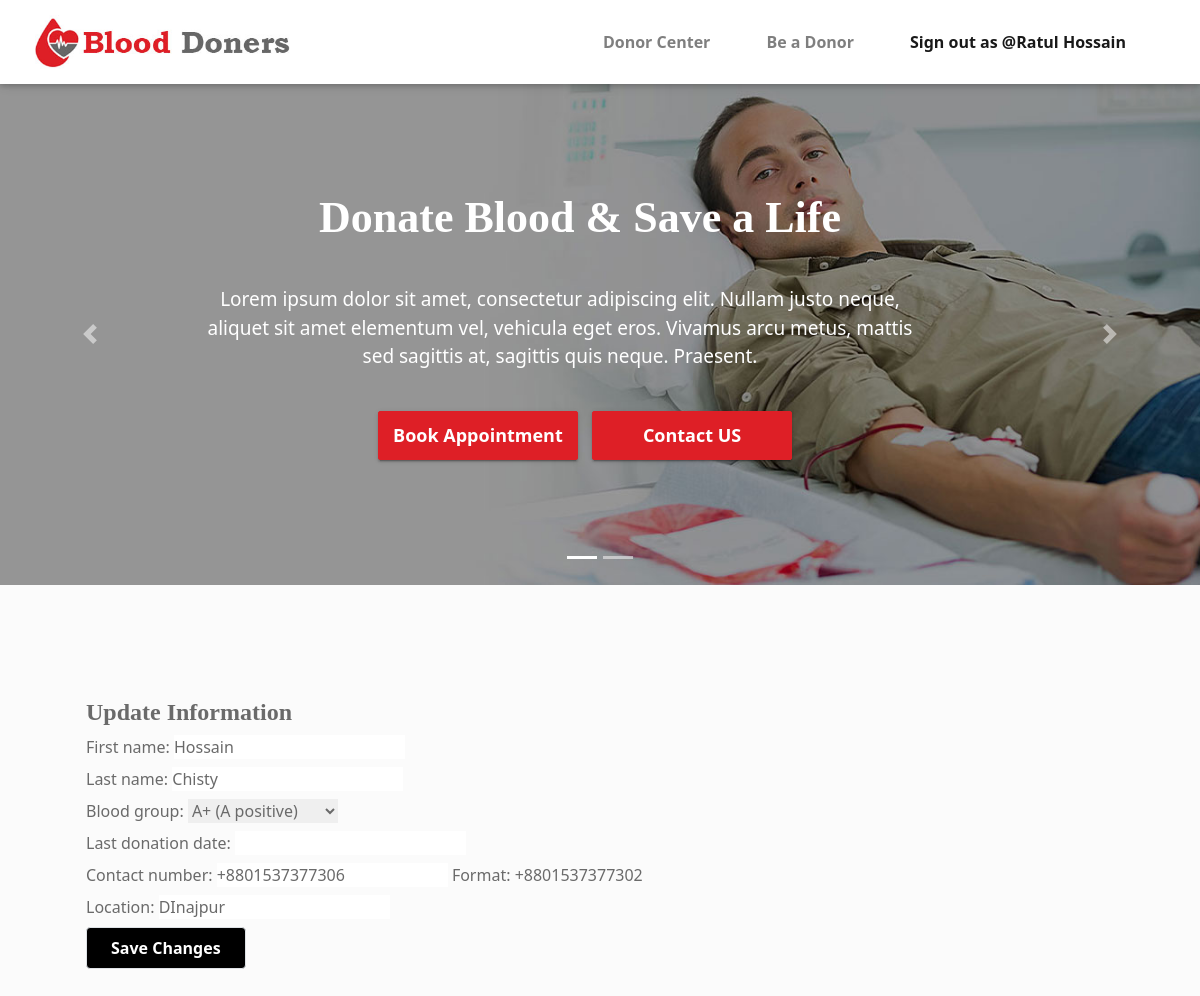
/doner_update/1 (signed in), run on the app's committed database.
### core/models.py (models this page shows, shortened)
class User(AbstractUser):
    username = None
    USERNAME_FIELD = "email"
    REQUIRED_FIELDS = []
    email = models.EmailField("email address", blank=False, null=False, unique=True)
    objects = UserManager()
    class Meta:
        verbose_name = _("user")
        verbose_name_plural = _("users")
        ordering = ("email",)

class Donor(models.Model):
    user = models.OneToOneField(
        settings.AUTH_USER_MODEL, on_delete=models.CASCADE, related_name="donor"
    )
    first_name = models.CharField(max_length=30, blank=False, null=False)
    last_name = models.CharField(max_length=30, blank=False, null=False)
    GENDER_CHOICES = {("male", "Male"), ("female", "Female"), ("other", "Other")}
    gender = models.CharField(
        max_length=10, null=True, blank=True, choices=GENDER_CHOICES
    )
    photo = models.ImageField(null=True, blank=True)
    contact_number = PhoneNumberField()
    contact_number.help_text = "Format: +8801537377302"
    blood_group = models.CharField(max_length=20, choices=BLOOD_GROUP)
    date_of_birth = models.DateField(
        blank=False, null=False, help_text="Format: YYYY-MM-DD"
    )
    last_donation_date = models.DateField(null=True, blank=True)
    location = models.CharField(max_length=200)
    class Meta:
        verbose_name = _("Donor")
        verbose_name_plural = _("Donors")

### core/views.py (the view)
# urls.py: path("doner_update/<int:pk>", DonorUpdateView.as_view(), name="doner_update"),
class DonorUpdateView(UpdateView):
    model = Donor
    template_name = "donor_update.html"
    fields = [
        "first_name",
        "last_name",
        "blood_group",
        "last_donation_date",
        "contact_number",
        "location",
    ]
    success_url = reverse_lazy("doners_list")
    redirect_field_name = "/sign_in/"
    login_url = "/sign_in/"

### templates/donor_update.html (shortened to what this page needs)
{% include 'navbar.html' %}
{% load tailwind_filters %}
{% block body %}
<link href="https://cdn.jsdelivr.net/npm/tailwindcss/dist/tailwind.min.css" rel="stylesheet">
    {% include '_css.html' %}
    <body class="antialiased font-sans bg-gray-200">
    <div class="container mx-auto px-2 sm:px-8">
        <div class="py-8">
            <div class="container">
                <div class="py-8 m-5">
                <h2 class="text-2xl font-semibold leading-tight">Update Information</h2>
                     <form  method="post">
                        {{form|crispy}}
                        <button type="submit" class="bg-black text-white font-semibold hover:text-black py-2 px-4 border border-blue-500 rounded">
                        Save Changes
                        </button>
                    </form>
                </div>
            </div>
        </div>
    </div>
</body>
{% endblock body %}

### templates/navbar.html (shortened to what this page needs)
{% load static %}
    <header class="continer-fluid">
            <div id="menu-jk" class="header-bottom">
                <div class="container">
                    <div class="row nav-row">
                        <div class="col-md-3 logo">
                            <img src="{% static 'assets/images/logo.jpg' %}" alt="">
                        </div>
                        <div class="col-md-9 nav-col">
                            <nav class="navbar navbar-expand-lg navbar-light">
                                <div class="collapse navbar-collapse" id="navbarNav">
                                    <ul class="navbar-nav">
                                        {% if request.user.is_authenticated %}
                                            <li class="nav-item">
                                                <a class="nav-link" href="{% url 'doners_list' %}">Donor Center</a>
                                            </li>
                                            <li class="nav-item">
                                                <a class="nav-link" href="{% url 'doners' %}">Be a Donor</a>
                                            </li>
                                            <li class="nav-item active">
                                                <a class="nav-link" href="{% url 'sign_out' %}">Sign out as @{{request.user.donor.first_name}} {{request.user.donor.last_name}}</a>
                                            </li>
                                        {% endif %}
                                    </ul>
                                </div>
                            </nav>
                        </div>
                    </div>
                </div>
            </div>
        </header>
    <div class="slider-detail">
        <div id="carouselExampleIndicators" class="carousel slide" data-ride="carousel">
            <ol class="carousel-indicators">
                <li data-target="#carouselExampleIndicators" data-slide-to="0" class="active"></li>
                <li data-target="#carouselExampleIndicators" data-slide-to="1"></li>
            </ol>
            <div class="carousel-inner">
                <div class="carousel-item active">
                    <img class="d-block w-100" src="{% static 'assets/images/slider/slide-02.jpg' %}" alt="First slide">
                    <div class="carousel-caption d-none d-md-block">
                        <h5 class=" bounceInDown">Donate Blood & Save a Life</h5>
                        <p class=" bounceInLeft">Lorem ipsum dolor sit amet, consectetur adipiscing elit. Nullam justo neque, <br>
                            aliquet sit amet elementum vel, vehicula eget eros. Vivamus arcu metus, mattis <br>
                            sed sagittis at, sagittis quis neque. Praesent.</p>
                        <div class=" vbh">
                            <div class="btn btn-success  bounceInUp"> Book Appointment </div>
                            <div class="btn btn-success  bounceInUp"> Contact US </div>
                        </div>
                    </div>
                </div>
            </div>
            <a class="carousel-control-prev" href="#carouselExampleIndicators" role="button" data-slide="prev">
                <span class="carousel-control-prev-icon" aria-hidden="true"></span>
            </a>
            <a class="carousel-control-next" href="#carouselExampleIndicators" role="button" data-slide="next">
                <span class="carousel-control-next-icon" aria-hidden="true"></span>
            </a>
        </div>
    </div>

### static/assets/css/style.css (style rules this page uses)
* { margin: 0px; padding: 0px; list-style: none; }
img { max-width: 100%; }
a { text-decoration: none; outline: none; color: #444; }
ul { margin-bottom: 0; padding-left: 0; }
a:hover, a:focus, input, textarea { text-decoration: none; outline: none; }
html, body { height: 100%; }
p { margin-bottom: 0px; width: 100%; }
::placeholder { color: #747f8a !important; font-size: 13px; opacity: .5 !important; }
h1, h2, h3, h4, h5, h6 { font-family: montserrat; }
body { background-color: #f1f1f145 !important; font-family: 'Merriweather', serif; color: #6A6A6A; overflow-x: hidden; }
.btn-success { background-color: #de1f26; border-color: #de1f26; }
.btn { box-shadow: 0 3px 1px -2px rgba(0, 0, 0, 0.2), 0 2px 2px 0 rgba(0, 0, 0, 0.14), 0 1px 5px 0 rgba(0, 0, 0, 0.12); border-radius: 2px; }
.container { max-width: 1170px; }
header { box-shadow: 0 2px 5px 0 rgba(0, 0, 0, 0.16), 0 2px 10px 0 rgba(0, 0, 0, 0.12); }
header .header-bottom { background-color: #FFF; }
header .header-bottom .navbar { float: right; }
header .header-bottom img { margin-top: 15px; }
header .nav-col .navbar-nav li { padding: 14px 20px; font-weight: 600; }
.scroll-to-fixed-fixed { background-color: #FFF; box-shadow: 0 2px 5px 0 rgba(0, 0, 0, 0.16), 0 2px 10px 0 rgba(0, 0, 0, 0.12); }
.slider-detail .carousel-caption { text-align: left; bottom: 90px; bottom: 105px; }
.slider-detail .carousel-caption h5 { font-size: 44px; margin-left: -40px; font-weight: 600; text-align: center; }
.slider-detail .carousel-caption p { margin-left: -40px; margin-top: 40px; font-size: 19px; text-align: center; }
.slider-detail .vbh { margin-left: -40px; text-align: center; }
.slider-detail .vbh .btn { padding: 10px; margin-top: 40px; width: 200px; margin-left: 10px; font-weight: 600; font-size: 18px; }

### data on the page
User: user.donor.first_name "Ratul", user.donor.last_name "Hossain"
Donor: first_name "Hossain", last_name "Chisty", blood_group "A+ (A positive)", contact_number "+8801537377306", location "DInajpur"
